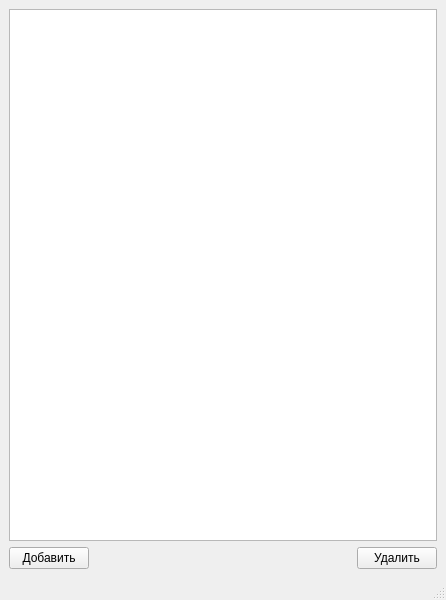
<?xml version="1.0" encoding="UTF-8"?>
<ui version="4.0">
 <class>AdressBook</class>
 <widget class="QMainWindow" name="AdressBook">
  <property name="geometry">
   <rect>
    <x>0</x>
    <y>0</y>
    <width>446</width>
    <height>600</height>
   </rect>
  </property>
  <property name="windowTitle">
   <string>MainWindow</string>
  </property>
  <widget class="QWidget" name="centralwidget">
   <layout class="QHBoxLayout" name="horizontalLayout_2">
    <item>
     <layout class="QVBoxLayout" name="verticalLayout">
      <item>
       <widget class="QListView" name="listView"/>
      </item>
      <item>
       <layout class="QHBoxLayout" name="horizontalLayout">
        <item>
         <widget class="QPushButton" name="pushButton_add">
          <property name="text">
           <string>Добавить</string>
          </property>
         </widget>
        </item>
        <item>
         <spacer name="horizontalSpacer">
          <property name="orientation">
           <enum>Qt::Horizontal</enum>
          </property>
          <property name="sizeHint" stdset="0">
           <size>
            <width>40</width>
            <height>20</height>
           </size>
          </property>
         </spacer>
        </item>
        <item>
         <widget class="QPushButton" name="pushButton_remove">
          <property name="text">
           <string>Удалить</string>
          </property>
         </widget>
        </item>
       </layout>
      </item>
     </layout>
    </item>
   </layout>
  </widget>
  <widget class="QMenuBar" name="menubar">
   <property name="geometry">
    <rect>
     <x>0</x>
     <y>0</y>
     <width>446</width>
     <height>26</height>
    </rect>
   </property>
  </widget>
  <widget class="QStatusBar" name="statusbar"/>
 </widget>
 <resources/>
 <connections/>
</ui>
